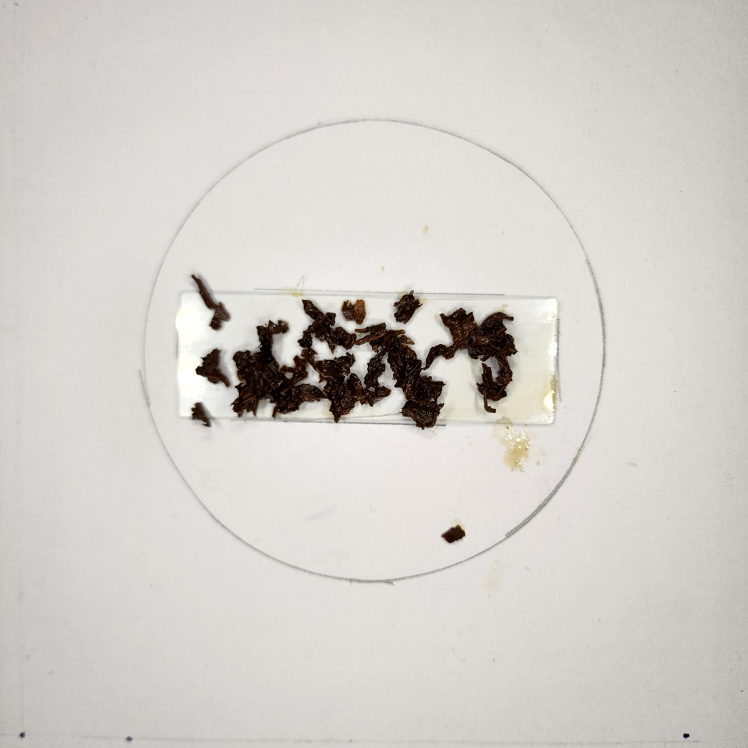
#> input picture dataset/test/High-Medium/BOP/INFUSION/20240118_152804.jpg, 2992 x 2992 px (shown at 1/4 size); its folder holds only this picture in this run
$ python -i preprocess.py   (imports and definitions only)
#> lines starting #> are read from the running program, lines starting #| are printed output that depends on the picture; after the words box and inside, x2 and y2 are one past the last pixel; in counts of white or black regions, pixels touching at a corner belong together
#> in preprocess_image, img_color is the input picture: shape (2992, 2992, 3); mean B, G, R 203.2, 208.2, 211.2
import cv2
import numpy as np
import os
import logging
from utils import ensure_dir, load_image
from config import Config


def enhance_particle_outline(image):
    """
    Enhanced preprocessing to highlight tea particle outlines without grayscale conversion.
    """
    try:
        # Convert to LAB color space for better color separation
        lab = cv2.cvtColor(image, cv2.COLOR_BGR2LAB)
#> lab: shape (2992, 2992, 3); mean of channels 0, 1, 2 212.7, 128.2, 131
        l_channel = lab[:, :, 0]

        # Apply Gaussian blur to reduce noise
        blurred = cv2.GaussianBlur(l_channel, Config.GAUSSIAN_BLUR_KERNEL, 0)

        # Enhance contrast using CLAHE (Contrast Limited Adaptive Histogram Equalization)
        clahe = cv2.createCLAHE(clipLimit=2.0, tileGridSize=(8, 8))
        enhanced = clahe.apply(blurred)
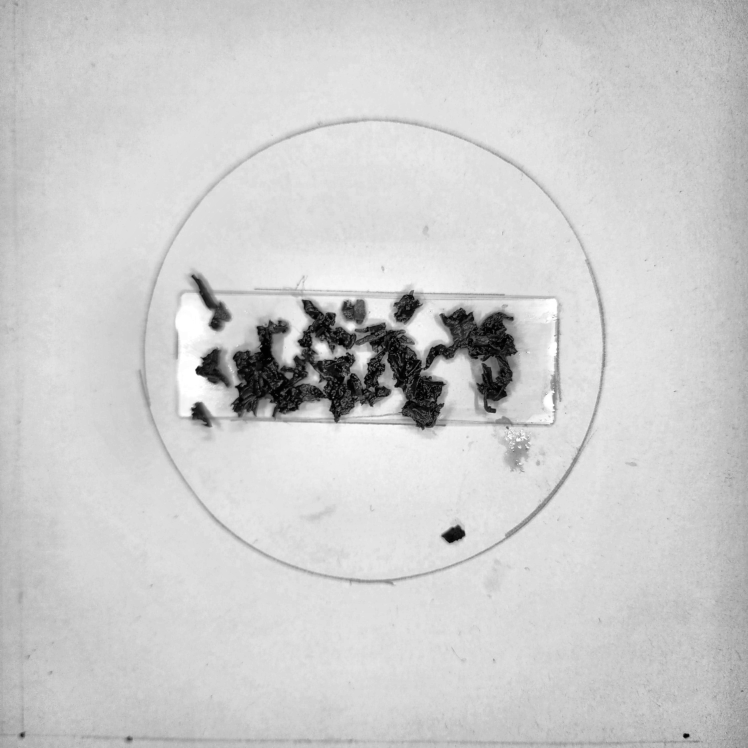
#> enhanced: shape (2992, 2992) (shown at 1/4 size); min 0, max 255, mean 204.8

        # Apply bilateral filter to preserve edges while smoothing
        bilateral = cv2.bilateralFilter(enhanced, 9, 75, 75)

        # Use adaptive thresholding for better particle separation
        thresh = cv2.adaptiveThreshold(
            bilateral, 255, cv2.ADAPTIVE_THRESH_GAUSSIAN_C,
            cv2.THRESH_BINARY_INV, Config.ADAPTIVE_THRESH_BLOCK_SIZE, Config.ADAPTIVE_THRESH_C
        )
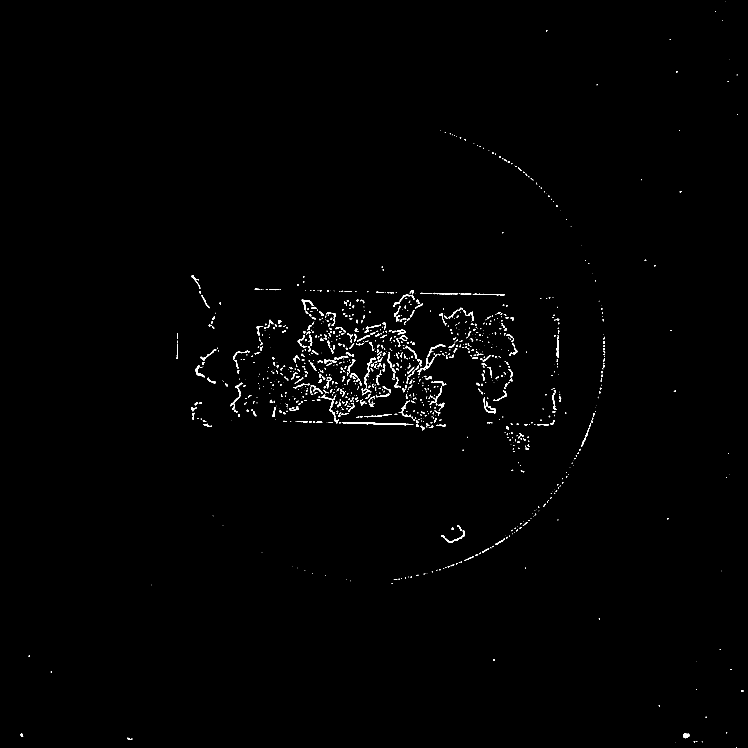
#> thresh: shape (2992, 2992) (shown at 1/4 size); 0.57% white; 1224 white regions (644 under 20 px), largest, box (x1, y1, x2, y2) and area: (1370, 1688, 1653, 1701) 1436, (1765, 2122, 1860, 2172) 636, (1935, 1589, 1984, 1653) 595

        # Morphological operations to enhance particle shapes
        kernel_small = cv2.getStructuringElement(cv2.MORPH_ELLIPSE, Config.MORPH_KERNEL_SIZE)
        kernel_large = cv2.getStructuringElement(cv2.MORPH_ELLIPSE, (4, 4))

        # Close small gaps
        morphed = cv2.morphologyEx(thresh, cv2.MORPH_CLOSE, kernel_small, iterations=1)
#> morphed: shape (2992, 2992); 0.58% white; 1178 white regions (613 under 20 px), largest, box (x1, y1, x2, y2) and area: (1370, 1688, 1653, 1701) 1436, (1765, 2122, 1860, 2172) 637, (1935, 1589, 1984, 1653) 599

        # Remove small noise
        morphed = cv2.morphologyEx(morphed, cv2.MORPH_OPEN, kernel_small, iterations=1)
#> morphed: shape (2992, 2992); 0.53% white; 964 white regions (376 under 20 px), largest, box (x1, y1, x2, y2) and area: (1370, 1688, 1644, 1701) 1410, (1765, 2122, 1860, 2172) 636, (1935, 1590, 1984, 1653) 532

        # Dilate to enhance particle boundaries
        morphed = cv2.dilate(morphed, kernel_large, iterations=Config.DILATE_ITERATIONS)
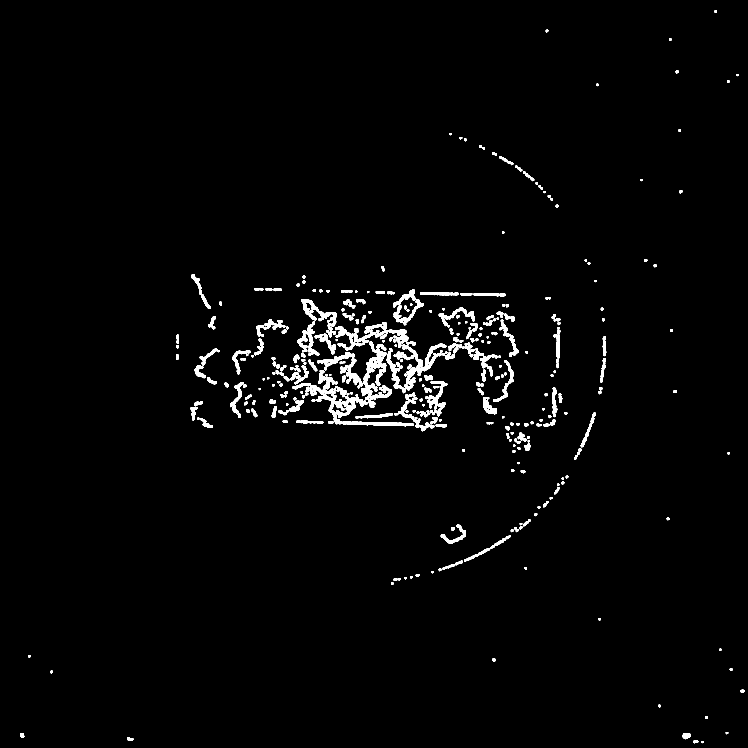
#> morphed: shape (2992, 2992) (shown at 1/4 size); 1.9% white; 454 white regions, largest, box (x1, y1, x2, y2) and area: (1444, 1367, 1567, 1632) 10374, (1170, 1493, 1656, 1705) 10246, (1610, 1379, 1690, 1563) 3842

        # Erode to restore original size
        morphed = cv2.erode(morphed, kernel_large, iterations=Config.ERODE_ITERATIONS)
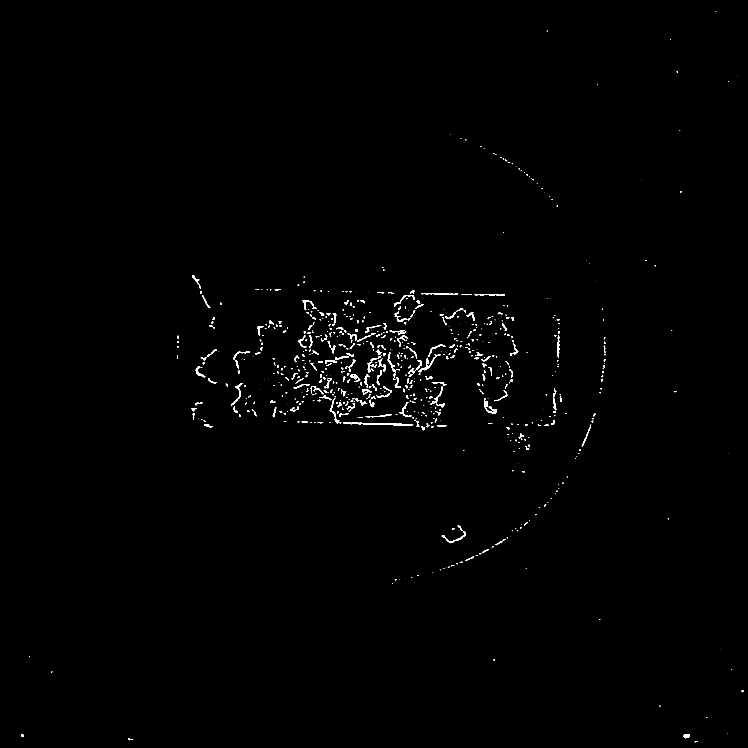
#> morphed: shape (2992, 2992) (shown at 1/4 size); 0.51% white; 758 white regions (368 under 20 px)

        return morphed

    except Exception as e:
        logging.error(f"Error enhancing particle outline: {str(e)}")
        raise


# [29 lines left out: function create_outline_visualization, not called in this run]


def preprocess_image(image_path, output_dir, visualization_dir=None):
    """
    Enhanced preprocessing pipeline for tea particle images.
    """
    try:
        # Load image in color
        img_color = cv2.imread(image_path, cv2.IMREAD_COLOR)
        if img_color is None:
            raise ValueError(f"Failed to load image: {image_path}")

        # Enhance particle outlines
        processed = enhance_particle_outline(img_color)

        # Find contours for visualization
        contours, _ = cv2.findContours(processed, cv2.RETR_EXTERNAL, cv2.CHAIN_APPROX_SIMPLE)
#> contours = 758 contours, 447 with area under 20; largest, box (x1, y1, x2, y2) and area: (1373, 1690, 1653, 1702) 1144, (1937, 1592, 1986, 1654) 662, (1673, 1428, 1742, 1490) 568, (1767, 2124, 1862, 2173) 518, (1319, 1601, 1358, 1694) 426
        valid_contours = [cnt for cnt in contours if cv2.contourArea(cnt) > Config.MIN_CONTOUR_AREA]
#> valid_contours = 166 contours; largest, box (x1, y1, x2, y2) and area: (1373, 1690, 1653, 1702) 1144, (1937, 1592, 1986, 1654) 662, (1673, 1428, 1742, 1490) 568, (1767, 2124, 1862, 2173) 518, (1319, 1601, 1358, 1694) 426

        # Create visualization if directory provided
        if visualization_dir and valid_contours:
            vis_image = create_outline_visualization(img_color, processed, valid_contours)
            vis_filename = f"outlined_{os.path.basename(image_path)}"
            vis_path = os.path.join(visualization_dir, vis_filename)
            cv2.imwrite(vis_path, vis_image)
            logging.info(f"Saved outline visualization: {vis_path}")

        # Save preprocessed image
        output_path = os.path.join(output_dir, os.path.basename(image_path))
        cv2.imwrite(output_path, processed)
        logging.info(f"Preprocessed image saved: {output_path}")

        return len(valid_contours)  # Return number of detected particles

    except Exception as e:
        logging.error(f"Error preprocessing image {image_path}: {str(e)}")
        raise


# [45 lines left out: function preprocess_dataset, not called in this run]

>>> result = preprocess_image('dataset/test/High-Medium/BOP/INFUSION/20240118_152804.jpg', 'out.png')
#> result = 166
